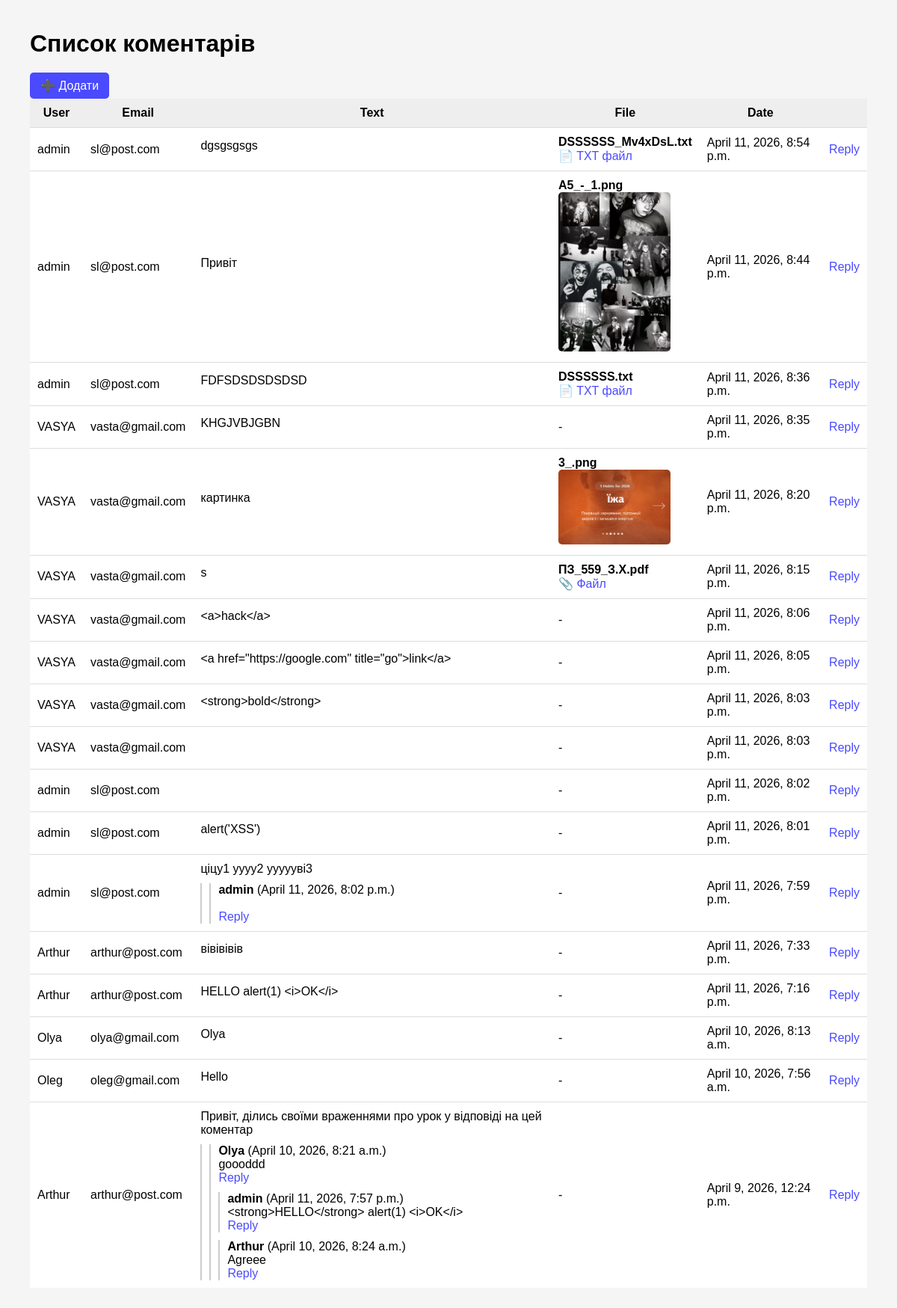
Before: / with the older database file.
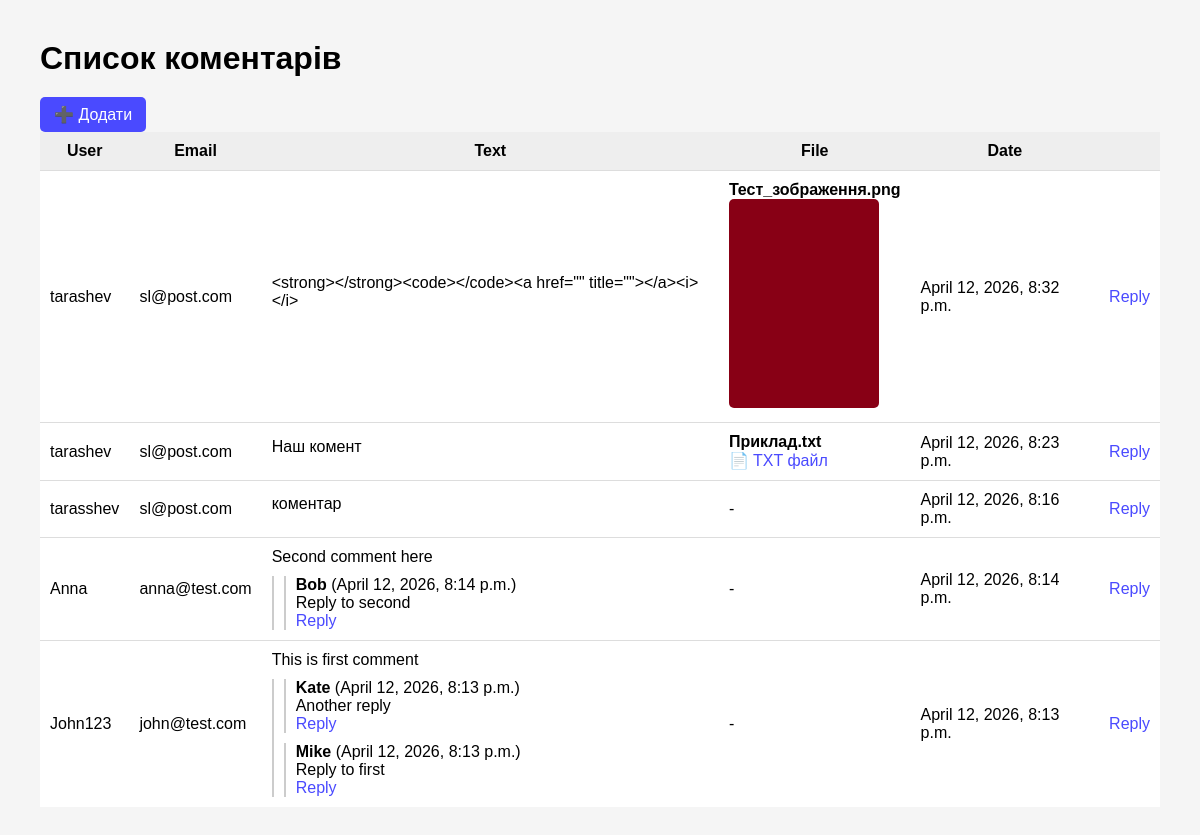
After: the same page with the newer database file.
### comments/models.py (models this page shows, shortened)
class Comment(models.Model):
    username = models.CharField(
        max_length=50,
        validators=[
            RegexValidator(regex=r"^[a-zA-Z0-9]+$", message="Тільки латиниця і цифри")
        ],
    )
    email = models.EmailField()
    homepage = models.URLField(blank=True, null=True)
    text = models.TextField()
    file = models.FileField(upload_to="uploads/", blank=True, null=True)
    parent = models.ForeignKey(
        "self", on_delete=models.CASCADE, null=True, blank=True, related_name="replies"
    )
    created_at = models.DateTimeField(auto_now_add=True)
    class Meta:
        ordering = ["-created_at"]

### comments/views.py (the view)
# urls.py: path("", views.comment_list),
def comment_list(request):
    sort = request.GET.get("sort", "-created_at")
    allowed = [
        "username",
        "-username",
        "email",
        "-email",
        "created_at",
        "-created_at",
    ]
    if sort not in allowed:
        sort = "-created_at"
    comments = Comment.objects.filter(parent=None).order_by(sort)
    for c in comments:
        if c.file:
            c.filename = os.path.basename(c.file.name)
        else:
            c.filename = None
    paginator = Paginator(comments, 25)
    page = request.GET.get("page")
    page_obj = paginator.get_page(page)
    return render(
        request,
        "comments/list.html",
        {"page_obj": page_obj, "current_sort": sort},
    )

### templates/comments/list.html (shortened to what this page needs)
{% load static %}
<!DOCTYPE html>
<html>
<head>
    <link rel="stylesheet" href="{% static 'css/style.css' %}">
</head>
<body>
<h1>Список коментарів</h1>
<a href="/comments/create/" class="button">➕ Додати</a>
<table>
<tr>
    <th>User</th>
    <th>Email</th>
    <th>Text</th>
    <th>File</th>
    <th>Date</th>
    <th></th>
</tr>
{% for c in page_obj %}
<tr id="comment-{{ c.id }}">
    <td>{{ c.username }}</td>
    <td>{{ c.email }}</td>
    <td>
        {{ c.text }}
        <div class="reply">
            {% include 'comments/replies.html' with replies=c.replies.all %}
        </div>
    </td>
    <td>
        {% if c.file %}
            <div><b>{{ c.filename }}</b></div>
            {% with c.file.url|lower as f %}
                {% if ".jpg" in f or ".png" in f or ".gif" in f %}
                    <a href="/file/{{ c.id }}/">
                        <img src="{{ c.file.url }}" width="150">
                    </a>
                {% elif ".txt" in f %}
                    <a href="/file/{{ c.id }}/">📄 TXT файл</a>
                {% else %}
                    <a href="/file/{{ c.id }}/">📎 Файл</a>
                {% endif %}
            {% endwith %}
        {% else %}
            -
        {% endif %}
    </td>
    <td>{{ c.created_at }}</td>
    <td>
        <a href="/comments/{{ c.id }}/reply/">Reply</a>
    </td>
</tr>
{% endfor %}
</table>
</body>
</html>

### templates/comments/replies.html
{% for r in replies %}
<div class="reply">
    <b>{{ r.username }}</b> ({{ r.created_at }})<br>
    {{ r.text }}<br>
    <a href="/comments/{{ r.id }}/reply/">Reply</a>
    {% if r.replies.all %}
        {% include 'comments/replies.html' with replies=r.replies.all %}
    {% endif %}
</div>
{% endfor %}

### static/css/style.css (style rules this page uses)
body { font-family: Arial, sans-serif; margin: 40px; background-color: #f5f5f5; }
h1 { margin-bottom: 20px; }
a { text-decoration: none; color: #4a4aff; }
.button { display: inline-block; padding: 8px 14px; background-color: #4a4aff; color: white; border-radius: 5px; border: none; cursor: pointer; }
table { width: 100%; border-collapse: collapse; background: white; }
th { background-color: #eee; padding: 10px; }
td { padding: 10px; border-top: 1px solid #ddd; }
.reply { margin-top: 10px; padding-left: 10px; border-left: 2px solid #ccc; }
img { border-radius: 5px; transition: transform 0.3s ease; cursor: pointer; }

Changed rows visible on the page:
removed Comment: username "admin", email "sl@post.com", text "dgsgsgsgs", filename "DSSSSSS_Mv4xDsL.txt", created_at "April 11, 2026, 8:54 p.m.", shown under "Список коментарів"
removed Comment: username "admin", email "sl@post.com", text "Привіт", filename "A5_-_1.png", file (picture), created_at "April 11, 2026, 8:44 p.m.", shown under "Список коментарів"
removed Comment: username "admin", email "sl@post.com", text "FDFSDSDSDSDSD", filename "DSSSSSS.txt", created_at "April 11, 2026, 8:36 p.m.", shown under "Список коментарів"
removed Comment: username "VASYA", email "vasta@gmail.com", text "KHGJVBJGBN", created_at "April 11, 2026, 8:35 p.m.", shown under "Список коментарів"
removed Comment: username "VASYA", email "vasta@gmail.com", text "картинка", filename "3_.png", file (picture), created_at "April 11, 2026, 8:20 p.m.", shown under "Список коментарів"
removed Comment: username "VASYA", email "vasta@gmail.com", text "s", filename "ПЗ_559_З.Х.pdf", created_at "April 11, 2026, 8:15 p.m.", shown under "Список коментарів"
removed Comment: username "VASYA", email "vasta@gmail.com", text "<a>hack</a>", created_at "April 11, 2026, 8:06 p.m.", shown under "Список коментарів"
removed Comment: username "VASYA", email "vasta@gmail.com", text "<a href=\"https://google.com\" title=\"go\">link</a>", created_at "April 11, 2026, 8:05 p.m.", shown under "Список коментарів"
removed Comment: username "VASYA", email "vasta@gmail.com", text "<strong>bold</strong>", created_at "April 11, 2026, 8:03 p.m.", shown under "Список коментарів"
removed Comment: username "VASYA", email "vasta@gmail.com", created_at "April 11, 2026, 8:03 p.m.", shown under "Список коментарів"
removed Comment: username "admin", email "sl@post.com", created_at "April 11, 2026, 8:02 p.m.", shown under "Список коментарів"
removed Comment: username "admin", email "sl@post.com", text "alert('XSS')", created_at "April 11, 2026, 8:01 p.m.", shown under "Список коментарів"
removed Comment: username "admin", email "sl@post.com", text "ціцу1 уууу2 уууууві3", created_at "April 11, 2026, 7:59 p.m.", shown under "Список коментарів"
removed Comment: username "admin", created_at "April 11, 2026, 8:02 p.m."
removed Comment: username "Arthur", email "arthur@post.com", text "вівівівів", created_at "April 11, 2026, 7:33 p.m.", shown under "Список коментарів"
removed Comment: username "Arthur", email "arthur@post.com", text "HELLO alert(1) <i>OK</i>", created_at "April 11, 2026, 7:16 p.m.", shown under "Список коментарів"
removed Comment: username "Olya", email "olya@gmail.com", text "Olya", created_at "April 10, 2026, 8:13 a.m.", shown under "Список коментарів"
removed Comment: username "Oleg", email "oleg@gmail.com", text "Hello", created_at "April 10, 2026, 7:56 a.m.", shown under "Список коментарів"
removed Comment: username "Arthur", email "arthur@post.com", text "Привіт, ділись своїми враженнями про урок у відповіді на цей коментар", created_at "April 9, 2026, 12:24 p.m.", shown under "Список коментарів"
removed Comment: username "Olya", created_at "April 10, 2026, 8:21 a.m.", text "goooddd", shown under "Arthur"
removed Comment: username "admin", created_at "April 11, 2026, 7:57 p.m.", text "<strong>HELLO</strong> alert(1) <i>OK</i>", shown under "Olya"
removed Comment: username "Arthur", created_at "April 10, 2026, 8:24 a.m.", text "Agreee", shown under "Olya"
added Comment: username "tarashev", email "sl@post.com", text "<strong></strong><code></code><a href=\"\" title=\"\"></a><i></i>", filename "Тест_зображення.png", file (picture), created_at "April 12, 2026, 8:32 p.m.", shown under "Список коментарів"
added Comment: username "tarashev", email "sl@post.com", text "Наш комент", filename "Приклад.txt", created_at "April 12, 2026, 8:23 p.m.", shown under "Список коментарів"
added Comment: username "tarasshev", email "sl@post.com", text "коментар", created_at "April 12, 2026, 8:16 p.m.", shown under "Список коментарів"
added Comment: username "Anna", email "anna@test.com", text "Second comment here", created_at "April 12, 2026, 8:14 p.m.", shown under "Список коментарів"
added Comment: username "Bob", created_at "April 12, 2026, 8:14 p.m.", text "Reply to second", shown under "Anna"
added Comment: username "John123", email "john@test.com", text "This is first comment", created_at "April 12, 2026, 8:13 p.m.", shown under "Список коментарів"
added Comment: username "Kate", created_at "April 12, 2026, 8:13 p.m.", text "Another reply", shown under "John123"
added Comment: username "Mike", created_at "April 12, 2026, 8:13 p.m.", text "Reply to first", shown under "John123"
